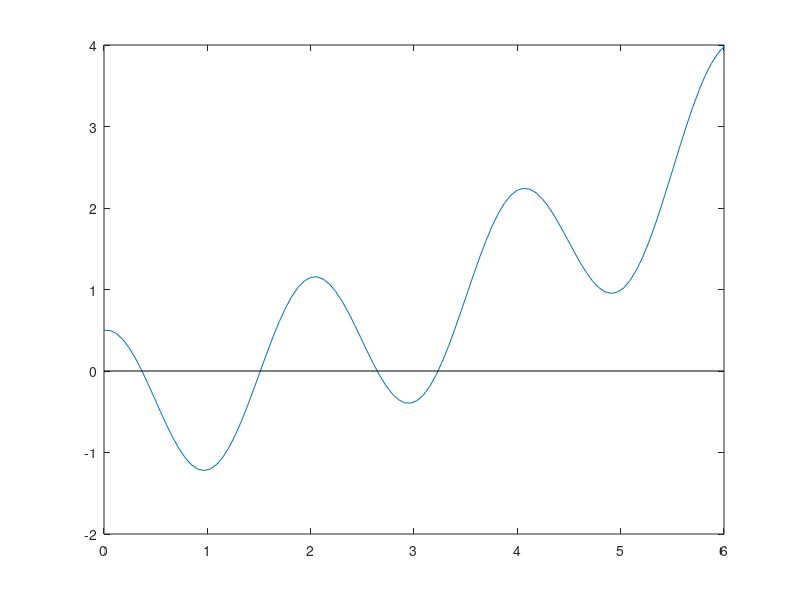

The MATLAB script that drew this image:
%EJERCICIO 10 RELACION 1 (ESTUDIO)

clear all;
clc;
more off;

function y=f(x)
  y=exp(x/4) + cos(pi*x)-1.5;
endfunction
%
function [m n]=Triseccion(a,b,e)
  n=0;
  a0=a; b0=b;
  do
    n++;
    m1=(2*a+b)/3;
    m2=(a+2*b)/3;
    if f(a)*f(m1)<0
      b=m1;
      else 
        if(f(m1)*f(m2))<0
        a=m1;b=m2;
        else 
        a=m2;
        endif
      endif
    until b-a<=2*e;
  m=(a+b)/2;
endfunction
%
disp("APARTADO B");

figure(1);
x=linspace(0,6,100);
y=f(x);
plot(x,y,[0 6],[0 0],'k');
disp("Los intervalos son [0,1],[1,2],[2,3],[3,4]");

disp("APARTADO C");
disp("");

%intervalo [0,1]
[m n]=Triseccion(0,1,10^-8);
printf('La aproximacion de la raiz para el intervalo [0,1] es %18.14f y se han necesitado %2d iteraciones\n',m,n);
%intervalo [1,2]
[m n]=Triseccion(1,2,10^-8);
printf('La aproximacion de la raiz para el intervalo [1,2] es %18.14f y se han necesitado %2d iteraciones\n',m,n);
%intervalo [2,3]
[m n]=Triseccion(2,3,10^-8);
printf('La aproximacion de la raiz para el intervalo [2,3] es %18.14f y se han necesitado %2d iteraciones\n',m,n);
%intervalo [3,4]
[m n]=Triseccion(3,4,10^-8);
printf('La aproximacion de la raiz para el intervalo [3,4] es %18.14f y se han necesitado %2d iteraciones\n',m,n);

